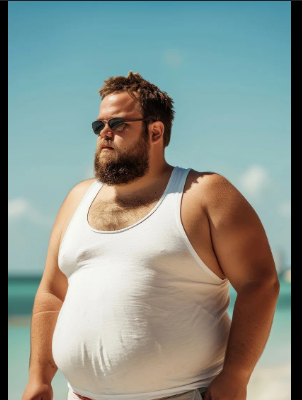
#> input picture data/cardio_low_carb/aa.png, 302 x 400 px; its folder holds only this picture in this run
$ python predict.py data/cardio_low_carb/aa.png
#> lines starting #> are read from the running program, lines starting #| are printed output that depends on the picture
import sys
import numpy as np
from PIL import Image
from sklearn.neighbors import KNeighborsClassifier
from sklearn.model_selection import train_test_split
from sklearn.preprocessing import StandardScaler
import os
os.environ["LOKY_MAX_CPU_COUNT"] = "10"  # Set this to match your physical core count

# Ensure the script is called with an image path argument
if len(sys.argv) < 2:
    print("Error: No image path provided.")
    sys.exit(1)

image_path = sys.argv[1]

# Function to preprocess a single image
def preprocess_image(image_path):
#> called with image_path = 'data/cardio_low_carb/aa.png'
    try:
        image = Image.open(image_path).convert('L')  # Convert to grayscale
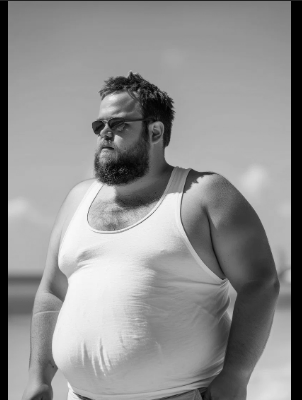
#> image: PIL image 302x400 L; min 0, max 249, mean 142.7
        image = image.resize((64, 64))               # Resize to 64x64
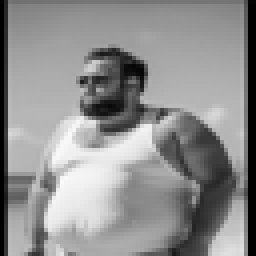
#> image: PIL image 64x64 L (shown 4 times larger); min 0, max 250, mean 143
        return np.array(image).flatten()             # Flatten image data
    except Exception as e:
        print(f"Error preprocessing image: {e}")
        sys.exit(1)

# Function to load and preprocess training data
def load_training_data():
    folder_paths = ['data/cardio_low_carb', 'data/strength_high_protein']
    images, labels = [], []
    for folder_path in folder_paths:
#> (the run stopped early here; a loop or call above may not have finished)
